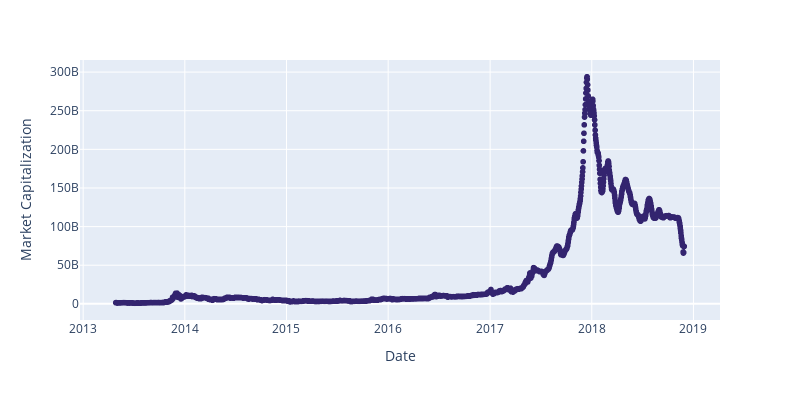

Notebook code for this chart:
### Code cell
fig = px.scatter(bcap2, x = bcap2.index, y = bcap2['market'],
                  height = 400, width = 800,color_discrete_sequence=['#33246f'])
fig.update_layout(xaxis_title = 'Date', yaxis_title='Market Capitalization')

fig.show()

### Figure 1 — Plotly figure (JSON) as saved in the notebook; plotly's stock layout.template omitted (floating-point values rounded to 4 significant figures; data arrays with more than 128 entries replaced by an {"elided": "..."} marker saying what was removed)
{"data": [{"hovertemplate": "date=%{x}<br>market=%{y}<extra></extra>", "legendgroup": "", "marker": {"color": "#33246f", "symbol": "circle"}, "mode": "markers", "name": "", "showlegend": false, "type": "scattergl", "x": {"elided": "2042 str values"}, "xaxis": "x", "y": {"elided": "2042 float values"}, "yaxis": "y"}], "layout": {"height": 400, "legend": {"tracegroupgap": 0}, "margin": {"t": 60}, "width": 800, "xaxis": {"anchor": "y", "domain": [0, 1], "title": {"text": "Date"}}, "yaxis": {"anchor": "x", "domain": [0, 1], "title": {"text": "Market Capitalization"}}}}
